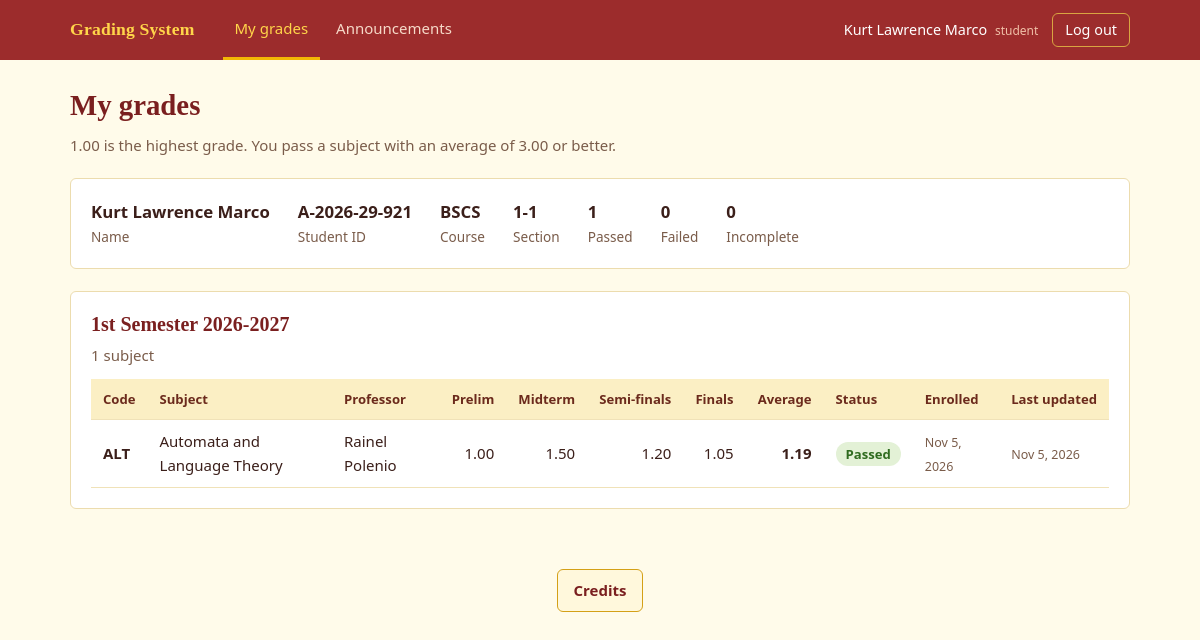
Page /grading/student/dashboard.php (signed in) on the committed database.
### tables this page shows
CREATE TABLE users (
  id INT AUTO_INCREMENT PRIMARY KEY,
  student_id VARCHAR(20) NULL UNIQUE,
  full_name  VARCHAR(100) NOT NULL UNIQUE,
  username   VARCHAR(50)  NOT NULL UNIQUE,
  password   VARCHAR(255) NOT NULL,
  role ENUM('admin','faculty','student') NOT NULL,
  course_id INT NULL,
  section   VARCHAR(20) NULL,
  enrolled_on DATE NULL,
  created_at TIMESTAMP DEFAULT CURRENT_TIMESTAMP,
  FOREIGN KEY (course_id) REFERENCES courses(id) ON DELETE SET NULL
);

CREATE TABLE courses (
  id INT AUTO_INCREMENT PRIMARY KEY,
  code VARCHAR(20)  NOT NULL UNIQUE,
  name VARCHAR(100) NOT NULL
);

CREATE TABLE enrollments (
  id INT AUTO_INCREMENT PRIMARY KEY,
  student_id INT NOT NULL,
  subject_id INT NOT NULL,
  semester    TINYINT NOT NULL DEFAULT 1,
  school_year VARCHAR(9) NOT NULL,
  prelim    DECIMAL(3,2) NULL,
  midterm   DECIMAL(3,2) NULL,
  semifinal DECIMAL(3,2) NULL,
  finals    DECIMAL(3,2) NULL,
  enrolled_at TIMESTAMP DEFAULT CURRENT_TIMESTAMP,
  updated_at  TIMESTAMP DEFAULT CURRENT_TIMESTAMP ON UPDATE CURRENT_TIMESTAMP,
  UNIQUE KEY one_enrollment (student_id, subject_id, semester, school_year),
  FOREIGN KEY (student_id) REFERENCES users(id)    ON DELETE CASCADE,
  FOREIGN KEY (subject_id) REFERENCES subjects(id) ON DELETE CASCADE,
  CHECK (semester BETWEEN 1 AND 3),
  CHECK (prelim    IS NULL OR prelim    BETWEEN 1 AND 5),
  CHECK (midterm   IS NULL OR midterm   BETWEEN 1 AND 5),
  CHECK (semifinal IS NULL OR semifinal BETWEEN 1 AND 5),
  CHECK (finals    IS NULL OR finals    BETWEEN 1 AND 5)
);

CREATE TABLE subjects (
  id INT AUTO_INCREMENT PRIMARY KEY,
  code VARCHAR(20)  NOT NULL UNIQUE,
  name VARCHAR(100) NOT NULL,
  faculty_id INT NULL,
  created_at TIMESTAMP DEFAULT CURRENT_TIMESTAMP,
  FOREIGN KEY (faculty_id) REFERENCES users(id) ON DELETE SET NULL
);

### grading/student/dashboard.php (the view, shortened to what this page needs)
<?php
require '../includes/auth.php';
require '../config/db.php';
$me = $pdo->prepare("SELECT u.student_id, u.full_name, u.section, c.code AS course_code, c.name AS course_name
                     FROM users u LEFT JOIN courses c ON c.id = u.course_id WHERE u.id = ?");
$me->execute([$_SESSION['user_id']]);
$me = $me->fetch();
$q = $pdo->prepare(
  "SELECT s.code, s.name, f.full_name AS professor,
          e.semester, e.school_year, e.prelim, e.midterm, e.semifinal, e.finals, e.enrolled_at, e.updated_at
   FROM enrollments e
   JOIN subjects s   ON s.id = e.subject_id
   LEFT JOIN users f ON f.id = s.faculty_id
   WHERE e.student_id = ? ORDER BY e.school_year, e.semester, s.code"
);
$q->execute([$_SESSION['user_id']]);
$rows = $q->fetchAll();
$terms = [];
foreach ($rows as $r) {
  $k = $r['school_year'] . '-' . $r['semester'];
  $terms[$k]['label']  = term_label($r['semester'], $r['school_year']);
  $terms[$k]['rows'][] = $r;
}
$passed = $failed = $pending = 0;
foreach ($rows as $r) {
  [, $st] = grade_summary($r);
  if ($st === 'Passed') $passed++; elseif ($st === 'Failed') $failed++; else $pending++;
}
require '../includes/header.php';
?>
<div class="page-head">
  <div>
    <h1>My grades</h1>
    <p class="muted">1.00 is the highest grade. You pass a subject with an average of <?= number_format(PASSING_GRADE, 2) ?> or better.</p>
  </div>
</div>
<div class="panel summary">
  <div><b><?= e($me['full_name']) ?></b><span>Name</span></div>
  <div><b><?= e($me['student_id']) ?></b><span>Student ID</span></div>
  <div><b><?= e($me['course_code'] ?? '—') ?></b><span>Course</span></div>
  <div><b><?= e($me['section'] ?? '—') ?></b><span>Section</span></div>
  <div><b><?= $passed ?></b><span>Passed</span></div>
  <div><b><?= $failed ?></b><span>Failed</span></div>
  <div><b><?= $pending ?></b><span>Incomplete</span></div>
</div>
<?php foreach ($terms as $term): ?>
<div class="panel">
  <h2><?= e($term['label']) ?></h2>
  <p class="muted" style="margin:0 0 12px"><?= count($term['rows']) ?> subject<?= count($term['rows']) == 1 ? '' : 's' ?></p>
  <div class="table-wrap">
  <table>
    <thead>
      <tr>
        <th>Code</th><th>Subject</th><th>Professor</th>
        <?php foreach (TERMS as $label): ?><th class="num"><?= e($label) ?></th><?php endforeach; ?>
        <th class="num">Average</th><th>Status</th><th>Enrolled</th><th>Last updated</th>
      </tr>
    </thead>
    <tbody>
    <?php foreach ($term['rows'] as $r): [$avg, $status] = grade_summary($r); ?>
      <tr>
        <td><b><?= e($r['code']) ?></b></td>
        <td><?= e($r['name']) ?></td>
        <td><?= e($r['professor'] ?? '—') ?></td>
        <?php foreach (array_keys(TERMS) as $t): ?>
          <td class="num"><?= fmt_grade($r[$t]) ?></td>
        <?php endforeach; ?>
        <td class="num avg"><?= $avg === null ? '—' : number_format($avg, 2) ?></td>
        <td><?= status_badge($status) ?></td>
        <td><small><?= e(date('M j, Y', strtotime($r['enrolled_at']))) ?></small></td>
        <td><small><?= e(date('M j, Y', strtotime($r['updated_at']))) ?></small></td>
      </tr>
    <?php endforeach; ?>
    </tbody>
  </table>
  </div>
</div>
<?php endforeach; ?>
<?php require '../includes/footer.php'; ?>

### grading/includes/auth_core.php (shortened to what this page needs)
<?php
function e($v): string {
  return htmlspecialchars((string)$v, ENT_QUOTES, 'UTF-8');
}
function fmt_grade($v): string {
  return ($v === null || $v === '') ? '—' : number_format((float)$v, 2);
}
function grade_summary(array $r): array {
  $vals = [];
  foreach (array_keys(TERMS) as $t) {
    $vals[] = (float)$r[$t];
  }
  $avg = round(array_sum($vals) / count($vals), 2);
  return [$avg, $avg <= PASSING_GRADE ? 'Passed' : 'Failed'];
}
function status_badge(string $status): string {
  return '<span class="badge ' . strtolower($status) . '">' . e($status) . '</span>';
}
function term_label($sem, $sy): string {
  return (SEMESTERS[(int)$sem] ?? 'Semester') . ' ' . $sy;
}

### grading/assets/colors.css (style rules this page uses)
:root { --page-bg: #fffbea; --page-text: #3b1f1a; --heading-text: #7a1f1f; --muted-text: #7a5c4a; --link: #9c2c2c; --topbar-bg: #9c2c2c; --topbar-brand: #ffd54a; --topbar-link: #f6d9c8; --topbar-link-hover: #ffffff; --topbar-link-active: #ffd54a; --topbar-link-active-line: #f2b705; --topbar-user: #ffffff; --topbar-role: #f0c0a8; --logout-text: #ffffff; --logout-border: #d9a441; --logout-hover-bg: #7a1f1f; --panel-bg: #ffffff; --panel-border: #ecdcae; --stat-bg: #fffdf5; --stat-border: #ecdcae; --stat-accent: #d4a017; --stat-label: #7a5c4a; --summary-label: #7a5c4a; --subject-card-bg: #ffffff; --subject-card-border: #ecdcae; --subject-card-accent: #9c2c2c; --subject-card-hover-border:#d4a017; --folder-bg: #ffffff; --folder-border: #ecdcae; --folder-arrow: #9c2c2c; --folder-sub-line: #e6c76a; --subject-row-bg: #fffaf0; --subject-row-border: #ecdcae; --subject-row-hover-border: #d4a017; --table-head-bg: #fbefc4; --table-head-text: #6b2a1c; --table-text: #3b1f1a; --table-line: #f0e2b8; --table-row-hover: #fff6d6; --table-empty-text: #7a5c4a; --field-label: #6b4a3a; --input-bg: #ffffff; --input-text: #3b1f1a; --input-border: #d9c58a; --input-focus-border: #9c2c2c; --focus-ring: #f2c230; --btn-bg: #9c2c2c; --btn-text: #ffffff; --btn-border: #9c2c2c; --btn-hover-bg: #7a1f1f; --btn-light-bg: #fff8dc; --btn-light-text: #7a1f1f; --btn-light-border: #d4a017; --btn-light-hover-bg: #fbe9a6; --btn-danger-bg: #ffffff; --btn-danger-text: #b3261e; --btn-danger-border: #e3a9a3; --btn-danger-hover-bg: #b3261e; --btn-danger-hover-text: #ffffff; --btn-danger-hover-border: #b3261e; --badge-passed-bg: #e3f1d6; --badge-passed-text: #2f6b1f; --badge-failed-bg: #fbe0dc; --badge-failed-text: #a1241b; --badge-incomplete-bg: #fff0b8; --badge-incomplete-text: #7a5200; --role-bg: #fbeab0; --role-text: #6b2a1c; --flash-ok-bg: #e8f3d9; --flash-ok-text: #2f6b1f; --flash-ok-border: #b9d99a; --flash-error-bg: #fde3df; --flash-error-text: #a1241b; --flash-error-border: #eeb0a8; --guest-bg: #7a1f1f; --auth-card-bg: #fffdf5; --auth-card-text: #3b1f1a; --announce-info-bg: #fff4cc; --announce-info-border: #e6c76a; --announce-info-text: #6b4a00; --announce-maint-bg: #ffe9d2; --announce-maint-border: #f0b27a; --announce-maint-text: #7a3e00; --announce-urgent-bg: #fde3df; --announce-urgent-border: #eeb0a8; --announce-urgent-text: #a1241b; --announce-body: #3b1f1a; --announce-meta: #7a5c4a; }

### grading/assets/style.css (style rules this page uses)
:root { --radius:6px }
* { box-sizing:border-box }
body { margin:0;background:var(--page-bg);color:var(--page-text); font:15px/1.55 "Segoe UI",system-ui,-apple-system,"Helvetica Neue",Arial,sans-serif }
h1,h2,h3 { font-family:Georgia,"Times New Roman",serif;font-weight:700;line-height:1.2;margin:0 0 .4em;color:var(--heading-text) }
h1 { font-size:1.8rem }
h2 { font-size:1.25rem }
small,.muted { color:var(--muted-text) }
.page-head { display:flex;justify-content:space-between;align-items:flex-end;gap:16px;flex-wrap:wrap;margin-bottom:20px }
.page-head p { margin:0 }
.panel { background:var(--panel-bg);border:1px solid var(--panel-border);border-radius:var(--radius);padding:20px;margin-bottom:22px }
.panel > h2:first-child,.panel > h3:first-child { margin-top:0 }
.table-wrap { overflow-x:auto }
table { width:100%;border-collapse:collapse;font-variant-numeric:tabular-nums }
th,td { padding:10px 12px;text-align:left;border-bottom:1px solid var(--table-line);vertical-align:middle }
td { color:var(--table-text) }
th { font-size:.82rem;color:var(--table-head-text);font-weight:600;background:var(--table-head-bg);white-space:nowrap }
td.num,th.num { text-align:right }
.badge { display:inline-block;padding:2px 10px;border-radius:99px;font-size:.82rem;font-weight:700 }
.badge.passed { background:var(--badge-passed-bg);color:var(--badge-passed-text) }
.summary { display:flex;gap:28px;flex-wrap:wrap;align-items:center }
.summary div b { display:block;font-size:1.05rem }
.summary div span { font-size:.85rem;color:var(--summary-label) }
.avg { font-weight:700 }

### rows in the picture
users: full_name "Kurt Lawrence Marco", student "A-2026-29-921", course.code "BSCS", section "1-1"
enrollments: subject.code "ALT", subject.name "Automata and Language Theory", users.full_name "Rainel Polenio", prelim "1.00", midterm "1.50", semifinal "1.20", finals "1.05", avg "1.19", enrolled_at "Nov 5, 2026", updated_at "Nov 5, 2026"

### other values in the picture
$label "My grades"
$label "Announcements"
$_SESSION['name'] "Kurt Lawrence Marco"
$role "student"
PASSING_GRADE "3.00"
$passed "1"
$failed "0"
$pending "0"
$term['label'] "1st Semester 2026-2027"
count($term['rows']) "1"
$label "Prelim"
$label "Midterm"
$label "Semi-finals"
$label "Finals"
